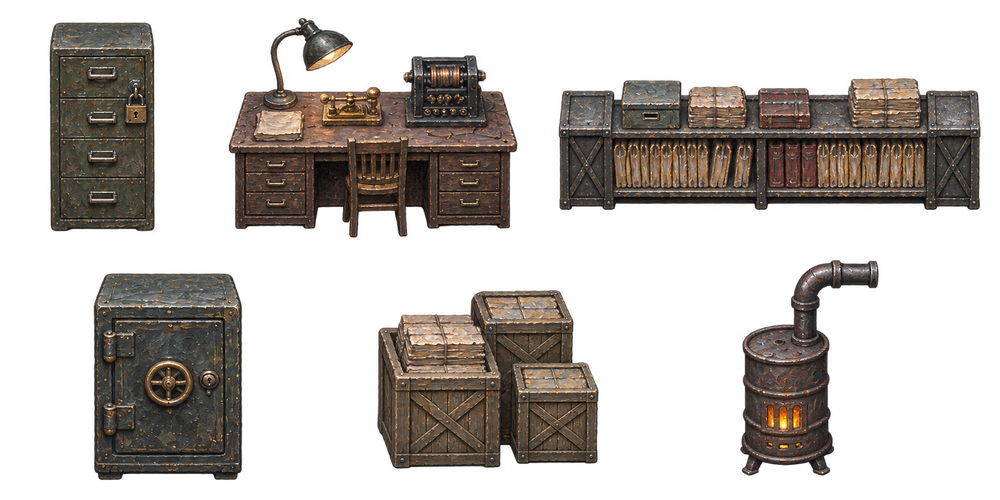
#> input picture godot_project/art/80_maps/Archive/cutout-source.png, 1000 x 500 px, shrunk from 1774 x 887 before the run, found by its file name
$ python build_custom_boxes.py
#> lines starting #> are read from the running program, lines starting #| are printed output that depends on the picture; after the words box and inside, x2 and y2 are one past the last pixel; in counts of white or black regions, pixels touching at a corner belong together
from __future__ import annotations

import json
from pathlib import Path
from PIL import Image

ROOT = Path('godot_project/art')
RUN = ROOT / 'generation_runs/2026-11-18/asset_completion'
MAPS = {
    'BroadcastTower302': ['Generator', 'RelayAntenna', 'RadioDesk', 'Searchlight', 'CableReel', 'SandbagBunker'],
    'EagleBeakCliff': ['SwitchLever', 'BogieWheels', 'SignalLamp', 'FreightCrates', 'CableSpool', 'TracksideMarker'],
    'StationBuranYard': ['SignalSwitch', 'FreightCrates', 'PlatformSignal', 'BogieBrake', 'MaintenanceTrolley', 'BrazierDrums'],
}

for map_id, labels in MAPS.items():
    image_path = ROOT / '80_maps' / map_id / 'cutout-source.png'
    image = Image.open(image_path).convert('RGBA')
#> image is the input picture: PIL image 1000x500 RGBA; mean R, G, B, A 34.7, 29.4, 25, 94.8
    width, height = image.size
#> width = 1000; height = 500
    cell_w, cell_h = width / 3, height / 2
#> cell_w = 333.3; cell_h = 250
    items = []
    for i, label in enumerate(labels):
        col, row = i % 3, i // 3
        x0, y0 = round(col * cell_w), round(row * cell_h)
        x1, y1 = round((col + 1) * cell_w), round((row + 1) * cell_h)
        cell = image.crop((x0, y0, x1, y1))
        alpha = cell.getchannel('A').point(lambda value: 255 if value > 16 else 0)
        bbox = alpha.getbbox()
        if not bbox:
            raise RuntimeError(f'{map_id}/{label}: empty alpha cell')
        pad = 28
        bx0 = max(x0, x0 + bbox[0] - pad)
        by0 = max(y0, y0 + bbox[1] - pad)
        bx1 = min(x1, x0 + bbox[2] + pad)
        by1 = min(y1, y0 + bbox[3] + pad)
        items.append({'id': label, 'box': [bx0, by0, bx1, by1]})
#> this loop made 6 passes
#> (bbox, bx0, by0, bx1, by1) on passes 1 to 6: ((49, 17, 333, 232), 21, 0, 333, 250), ((0, 30, 334, 238), 333, 2, 667, 250), ((0, 78, 314, 210), 667, 50, 1000, 238), ((93, 23, 243, 230), 65, 250, 271, 500), ((44, 40, 266, 219), 349, 262, 627, 497), ((73, 10, 212, 226), 712, 250, 907, 500)
#> pass 1, `cell = image.crop((x0, y0, x1, y1))`:
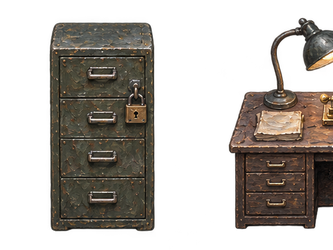
#> cell: PIL image 333x250 RGBA; mean R, G, B, A 38.6, 33.3, 27.5, 109; transparent parts drawn white
#> pass 1, `alpha = cell.getchannel('A').point(lambda value: 255 if value > 16 els..`:
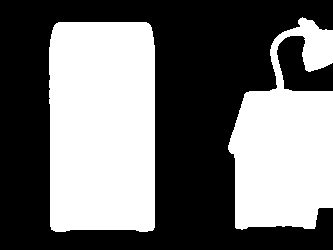
#> alpha: PIL image 333x250 L; 44.2% white; 2 white regions, box (x1, y1, x2, y2) and area: (49, 22, 155, 232) 21830, (228, 17, 333, 230) 14928
#> pass 2, `cell = image.crop((x0, y0, x1, y1))`:
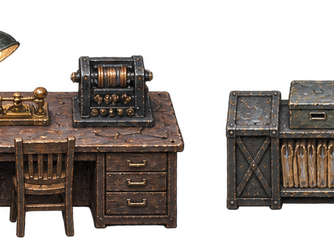
#> cell: PIL image 334x250 RGBA; mean R, G, B, A 40.4, 33.1, 28.4, 116.1; transparent parts drawn white
#> pass 2, `alpha = cell.getchannel('A').point(lambda value: 255 if value > 16 els..`:
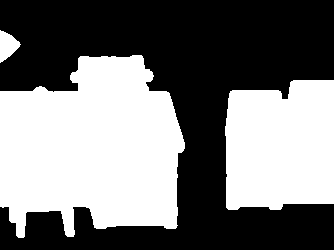
#> alpha: PIL image 334x250 L; 46.8% white; 3 white regions, box (x1, y1, x2, y2) and area: (0, 55, 185, 238) 25793, (225, 80, 334, 210) 12879, (0, 30, 21, 63) 410
#> after the loop, items = 6 items
    out = RUN / map_id / 'cutout_boxes.json'
    out.write_text(json.dumps({'items': items}, ensure_ascii=False, indent=2) + '\n', encoding='utf-8')
    print(map_id, [(i['id'], i['box']) for i in items])
#> (printed output is left out)
